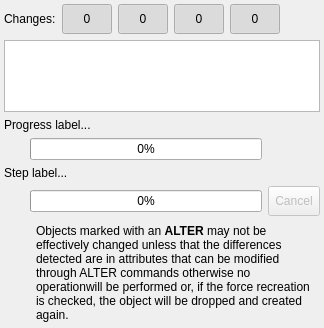
        <widget class="QWidget" name="tab_2">
         <attribute name="title">
          <string>Output</string>
         </attribute>
         <layout class="QGridLayout" name="gridLayout_9">
          <property name="leftMargin">
           <number>4</number>
          </property>
          <property name="topMargin">
           <number>4</number>
          </property>
          <property name="rightMargin">
           <number>4</number>
          </property>
          <property name="bottomMargin">
           <number>4</number>
          </property>
          <item row="1" column="0" colspan="4">
           <widget class="QTreeWidget" name="output_trw">
            <property name="sizePolicy">
             <sizepolicy hsizetype="Expanding" vsizetype="Expanding">
              <horstretch>0</horstretch>
              <verstretch>0</verstretch>
             </sizepolicy>
            </property>
            <property name="horizontalScrollBarPolicy">
             <enum>Qt::ScrollBarAsNeeded</enum>
            </property>
            <property name="sizeAdjustPolicy">
             <enum>QAbstractScrollArea::AdjustToContents</enum>
            </property>
            <property name="editTriggers">
             <set>QAbstractItemView::DoubleClicked|QAbstractItemView::EditKeyPressed</set>
            </property>
            <property name="alternatingRowColors">
             <bool>true</bool>
            </property>
            <property name="selectionMode">
             <enum>QAbstractItemView::SingleSelection</enum>
            </property>
            <property name="iconSize">
             <size>
              <width>20</width>
              <height>20</height>
             </size>
            </property>
            <property name="indentation">
             <number>20</number>
            </property>
            <property name="uniformRowHeights">
             <bool>false</bool>
            </property>
            <property name="wordWrap">
             <bool>false</bool>
            </property>
            <attribute name="headerVisible">
             <bool>false</bool>
            </attribute>
            <attribute name="headerCascadingSectionResizes">
             <bool>true</bool>
            </attribute>
            <attribute name="headerMinimumSectionSize">
             <number>25</number>
            </attribute>
            <attribute name="headerDefaultSectionSize">
             <number>100</number>
            </attribute>
            <attribute name="headerStretchLastSection">
             <bool>true</bool>
            </attribute>
            <column>
             <property name="text">
              <string/>
             </property>
            </column>
           </widget>
          </item>
          <item row="0" column="0">
           <widget class="QLabel" name="label_6">
            <property name="sizePolicy">
             <sizepolicy hsizetype="Fixed" vsizetype="Preferred">
              <horstretch>0</horstretch>
              <verstretch>0</verstretch>
             </sizepolicy>
            </property>
            <property name="text">
             <string>Changes:</string>
            </property>
           </widget>
          </item>
          <item row="2" column="0" colspan="4">
           <widget class="QWidget" name="progress_parent_wgt" native="true">
            <property name="sizePolicy">
             <sizepolicy hsizetype="Preferred" vsizetype="Preferred">
              <horstretch>0</horstretch>
              <verstretch>0</verstretch>
             </sizepolicy>
            </property>
            <property name="minimumSize">
             <size>
              <width>0</width>
              <height>0</height>
             </size>
            </property>
            <layout class="QGridLayout" name="gridLayout_3">
             <property name="leftMargin">
              <number>0</number>
             </property>
             <property name="topMargin">
              <number>0</number>
             </property>
             <property name="rightMargin">
              <number>0</number>
             </property>
             <property name="bottomMargin">
              <number>0</number>
             </property>
             <item row="3" column="0">
              <widget class="QLabel" name="step_ico_lbl">
               <property name="sizePolicy">
                <sizepolicy hsizetype="Fixed" vsizetype="Fixed">
                 <horstretch>0</horstretch>
                 <verstretch>0</verstretch>
                </sizepolicy>
               </property>
               <property name="minimumSize">
                <size>
                 <width>20</width>
                 <height>20</height>
                </size>
               </property>
               <property name="maximumSize">
                <size>
                 <width>20</width>
                 <height>20</height>
                </size>
               </property>
               <property name="text">
                <string/>
               </property>
               <property name="scaledContents">
                <bool>true</bool>
               </property>
              </widget>
             </item>
             <item row="3" column="2">
              <widget class="QToolButton" name="cancel_btn">
               <property name="enabled">
                <bool>false</bool>
               </property>
               <property name="sizePolicy">
                <sizepolicy hsizetype="Preferred" vsizetype="Fixed">
                 <horstretch>0</horstretch>
                 <verstretch>0</verstretch>
                </sizepolicy>
               </property>
               <property name="minimumSize">
                <size>
                 <width>0</width>
                 <height>30</height>
                </size>
               </property>
               <property name="text">
                <string>Cancel</string>
               </property>
               <property name="icon">
                <iconset resource="../res/resources.qrc">
                 <normaloff>:/icones/icones/msgbox_erro.png</normaloff>:/icones/icones/msgbox_erro.png</iconset>
               </property>
               <property name="iconSize">
                <size>
                 <width>22</width>
                 <height>22</height>
                </size>
               </property>
               <property name="toolButtonStyle">
                <enum>Qt::ToolButtonTextBesideIcon</enum>
               </property>
              </widget>
             </item>
             <item row="3" column="1">
              <widget class="QProgressBar" name="step_pb">
               <property name="value">
                <number>0</number>
               </property>
              </widget>
             </item>
             <item row="1" column="1">
              <widget class="QProgressBar" name="progress_pb">
               <property name="value">
                <number>0</number>
               </property>
              </widget>
             </item>
             <item row="1" column="0">
              <widget class="QLabel" name="progress_ico_lbl">
               <property name="sizePolicy">
                <sizepolicy hsizetype="Fixed" vsizetype="Fixed">
                 <horstretch>0</horstretch>
                 <verstretch>0</verstretch>
                </sizepolicy>
               </property>
               <property name="minimumSize">
                <size>
                 <width>20</width>
                 <height>20</height>
                </size>
               </property>
               <property name="maximumSize">
                <size>
                 <width>20</width>
                 <height>20</height>
                </size>
               </property>
               <property name="text">
                <string/>
               </property>
               <property name="scaledContents">
                <bool>true</bool>
               </property>
              </widget>
             </item>
             <item row="0" column="0" colspan="3">
              <widget class="QLabel" name="progress_lbl">
               <property name="sizePolicy">
                <sizepolicy hsizetype="Preferred" vsizetype="Fixed">
                 <horstretch>0</horstretch>
                 <verstretch>0</verstretch>
                </sizepolicy>
               </property>
               <property name="text">
                <string>Progress label...</string>
               </property>
              </widget>
             </item>
             <item row="2" column="0" colspan="3">
              <widget class="QLabel" name="step_lbl">
               <property name="sizePolicy">
                <sizepolicy hsizetype="Preferred" vsizetype="Fixed">
                 <horstretch>0</horstretch>
                 <verstretch>0</verstretch>
                </sizepolicy>
               </property>
               <property name="text">
                <string>Step label...</string>
               </property>
              </widget>
             </item>
            </layout>
           </widget>
          </item>
          <item row="3" column="0" colspan="4">
           <widget class="QFrame" name="alert_frm">
            <property name="sizePolicy">
             <sizepolicy hsizetype="Preferred" vsizetype="Fixed">
              <horstretch>0</horstretch>
              <verstretch>0</verstretch>
             </sizepolicy>
            </property>
            <property name="minimumSize">
             <size>
              <width>0</width>
              <height>48</height>
             </size>
            </property>
            <property name="frameShape">
             <enum>QFrame::NoFrame</enum>
            </property>
            <property name="frameShadow">
             <enum>QFrame::Raised</enum>
            </property>
            <layout class="QGridLayout" name="gridLayout_4">
             <property name="leftMargin">
              <number>2</number>
             </property>
             <property name="topMargin">
              <number>2</number>
             </property>
             <property name="rightMargin">
              <number>2</number>
             </property>
             <property name="bottomMargin">
              <number>2</number>
             </property>
             <item row="0" column="0">
              <widget class="QLabel" name="label_3">
               <property name="minimumSize">
                <size>
                 <width>24</width>
                 <height>24</height>
                </size>
               </property>
               <property name="maximumSize">
                <size>
                 <width>24</width>
                 <height>24</height>
                </size>
               </property>
               <property name="text">
                <string/>
               </property>
               <property name="textFormat">
                <enum>Qt::AutoText</enum>
               </property>
               <property name="pixmap">
                <pixmap resource="../res/resources.qrc">:/icones/icones/msgbox_alerta.png</pixmap>
               </property>
               <property name="scaledContents">
                <bool>true</bool>
               </property>
              </widget>
             </item>
             <item row="0" column="1">
              <widget class="QLabel" name="message_lbl">
               <property name="font">
                <font>
                 <weight>50</weight>
                 <italic>false</italic>
                 <bold>false</bold>
                 <underline>false</underline>
                 <strikeout>false</strikeout>
                 <kerning>true</kerning>
                </font>
               </property>
               <property name="text">
                <string>&lt;html&gt;&lt;head/&gt;&lt;body&gt;&lt;p&gt;Objects marked with an &lt;span style=&quot; font-weight:600;&quot;&gt;ALTER&lt;/span&gt; may not be effectively changed unless that the differences detected are in attributes that can be modified through ALTER commands otherwise no operationwill be performed or, if the force recreation is checked, the object will be dropped and created again.&lt;/p&gt;&lt;/body&gt;&lt;/html&gt;</string>
               </property>
               <property name="wordWrap">
                <bool>true</bool>
               </property>
              </widget>
             </item>
            </layout>
           </widget>
          </item>
          <item row="0" column="1" colspan="3">
           <widget class="QWidget" name="buttons_wgt" native="true">
            <property name="sizePolicy">
             <sizepolicy hsizetype="Expanding" vsizetype="Preferred">
              <horstretch>0</horstretch>
              <verstretch>0</verstretch>
             </sizepolicy>
            </property>
            <property name="minimumSize">
             <size>
              <width>0</width>
              <height>0</height>
             </size>
            </property>
            <layout class="QHBoxLayout" name="horizontalLayout_19">
             <property name="leftMargin">
              <number>0</number>
             </property>
             <property name="topMargin">
              <number>0</number>
             </property>
             <property name="rightMargin">
              <number>0</number>
             </property>
             <property name="bottomMargin">
              <number>0</number>
             </property>
             <item>
              <widget class="QToolButton" name="create_tb">
               <property name="sizePolicy">
                <sizepolicy hsizetype="Preferred" vsizetype="Fixed">
                 <horstretch>0</horstretch>
                 <verstretch>0</verstretch>
                </sizepolicy>
               </property>
               <property name="minimumSize">
                <size>
                 <width>50</width>
                 <height>30</height>
                </size>
               </property>
               <property name="toolTip">
                <string>Objects to be created</string>
               </property>
               <property name="text">
                <string>0</string>
               </property>
               <property name="icon">
                <iconset resource="../res/resources.qrc">
                 <normaloff>:/icones/icones/criado.png</normaloff>:/icones/icones/criado.png</iconset>
               </property>
               <property name="iconSize">
                <size>
                 <width>22</width>
                 <height>22</height>
                </size>
               </property>
               <property name="checkable">
                <bool>true</bool>
               </property>
               <property name="checked">
                <bool>true</bool>
               </property>
               <property name="toolButtonStyle">
                <enum>Qt::ToolButtonTextBesideIcon</enum>
               </property>
              </widget>
             </item>
             <item>
              <widget class="QToolButton" name="drop_tb">
               <property name="sizePolicy">
                <sizepolicy hsizetype="Preferred" vsizetype="Fixed">
                 <horstretch>0</horstretch>
                 <verstretch>0</verstretch>
                </sizepolicy>
               </property>
               <property name="minimumSize">
                <size>
                 <width>50</width>
                 <height>30</height>
                </size>
               </property>
               <property name="toolTip">
                <string>Objects to be dropped</string>
               </property>
               <property name="text">
                <string>0</string>
               </property>
               <property name="icon">
                <iconset resource="../res/resources.qrc">
                 <normaloff>:/icones/icones/removido.png</normaloff>:/icones/icones/removido.png</iconset>
               </property>
               <property name="iconSize">
                <size>
                 <width>22</width>
                 <height>22</height>
                </size>
               </property>
               <property name="checkable">
                <bool>true</bool>
               </property>
               <property name="checked">
                <bool>true</bool>
               </property>
               <property name="toolButtonStyle">
                <enum>Qt::ToolButtonTextBesideIcon</enum>
               </property>
              </widget>
             </item>
             <item>
              <widget class="QToolButton" name="alter_tb">
               <property name="sizePolicy">
                <sizepolicy hsizetype="Preferred" vsizetype="Fixed">
                 <horstretch>0</horstretch>
                 <verstretch>0</verstretch>
                </sizepolicy>
               </property>
               <property name="minimumSize">
                <size>
                 <width>50</width>
                 <height>30</height>
                </size>
               </property>
               <property name="toolTip">
                <string>Possible objects to be changed</string>
               </property>
               <property name="text">
                <string>0</string>
               </property>
               <property name="icon">
                <iconset resource="../res/resources.qrc">
                 <normaloff>:/icones/icones/modificado.png</normaloff>:/icones/icones/modificado.png</iconset>
               </property>
               <property name="iconSize">
                <size>
                 <width>22</width>
                 <height>22</height>
                </size>
               </property>
               <property name="checkable">
                <bool>true</bool>
               </property>
               <property name="checked">
                <bool>true</bool>
               </property>
               <property name="toolButtonStyle">
                <enum>Qt::ToolButtonTextBesideIcon</enum>
               </property>
              </widget>
             </item>
             <item>
              <widget class="QToolButton" name="ignore_tb">
               <property name="sizePolicy">
                <sizepolicy hsizetype="Preferred" vsizetype="Fixed">
                 <horstretch>0</horstretch>
                 <verstretch>0</verstretch>
                </sizepolicy>
               </property>
               <property name="minimumSize">
                <size>
                 <width>50</width>
                 <height>30</height>
                </size>
               </property>
               <property name="toolTip">
                <string>Ignored objects (system ones or with sql disabled)</string>
               </property>
               <property name="text">
                <string>0</string>
               </property>
               <property name="icon">
                <iconset resource="../res/resources.qrc">
                 <normaloff>:/icones/icones/ignore.png</normaloff>:/icones/icones/ignore.png</iconset>
               </property>
               <property name="iconSize">
                <size>
                 <width>22</width>
                 <height>22</height>
                </size>
               </property>
               <property name="checkable">
                <bool>true</bool>
               </property>
               <property name="checked">
                <bool>true</bool>
               </property>
               <property name="toolButtonStyle">
                <enum>Qt::ToolButtonTextBesideIcon</enum>
               </property>
              </widget>
             </item>
             <item>
              <spacer name="horizontalSpacer">
               <property name="orientation">
                <enum>Qt::Horizontal</enum>
               </property>
               <property name="sizeHint" stdset="0">
                <size>
                 <width>40</width>
                 <height>20</height>
                </size>
               </property>
              </spacer>
             </item>
            </layout>
           </widget>
          </item>
         </layout>
        </widget>
